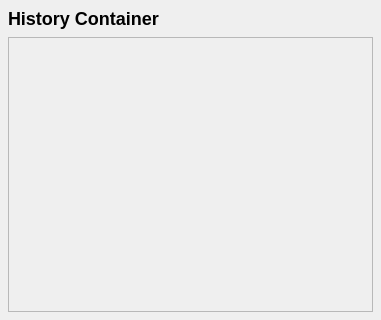
<?xml version="1.0" encoding="UTF-8"?>
<ui version="4.0">
 <class>HistoryPage</class>
 <widget class="QWidget" name="HistoryPage">
  <property name="geometry">
   <rect>
    <x>0</x>
    <y>0</y>
    <width>381</width>
    <height>320</height>
   </rect>
  </property>
  <property name="windowTitle">
   <string>History</string>
  </property>
  <layout class="QVBoxLayout" name="mainLayout">
   <property name="spacing">
    <number>8</number>
   </property>
   <property name="leftMargin">
    <number>8</number>
   </property>
   <property name="topMargin">
    <number>8</number>
   </property>
   <property name="rightMargin">
    <number>8</number>
   </property>
   <property name="bottomMargin">
    <number>8</number>
   </property>
   <item>
    <widget class="QLabel" name="titleLabel">
     <property name="styleSheet">
      <string>font-size: 18px; font-weight: bold;</string>
     </property>
     <property name="text">
      <string>History Container</string>
     </property>
     <property name="alignment">
      <set>Qt::AlignmentFlag::AlignLeading|Qt::AlignmentFlag::AlignLeft|Qt::AlignmentFlag::AlignVCenter</set>
     </property>
    </widget>
   </item>
   <item>
    <widget class="QScrollArea" name="scrollArea">
     <property name="widgetResizable">
      <bool>true</bool>
     </property>
     <widget class="QWidget" name="scrollWidget">
      <property name="geometry">
       <rect>
        <x>0</x>
        <y>0</y>
        <width>363</width>
        <height>270</height>
       </rect>
      </property>
      <layout class="QVBoxLayout" name="historyLayout">
       <property name="spacing">
        <number>6</number>
       </property>
       <property name="leftMargin">
        <number>4</number>
       </property>
       <property name="topMargin">
        <number>4</number>
       </property>
       <property name="rightMargin">
        <number>4</number>
       </property>
       <property name="bottomMargin">
        <number>4</number>
       </property>
       <item>
        <spacer>
         <property name="orientation">
          <enum>Qt::Orientation::Vertical</enum>
         </property>
         <property name="sizeHint" stdset="0">
          <size>
           <width>20</width>
           <height>40</height>
          </size>
         </property>
        </spacer>
       </item>
      </layout>
     </widget>
    </widget>
   </item>
  </layout>
 </widget>
 <resources/>
 <connections/>
</ui>
